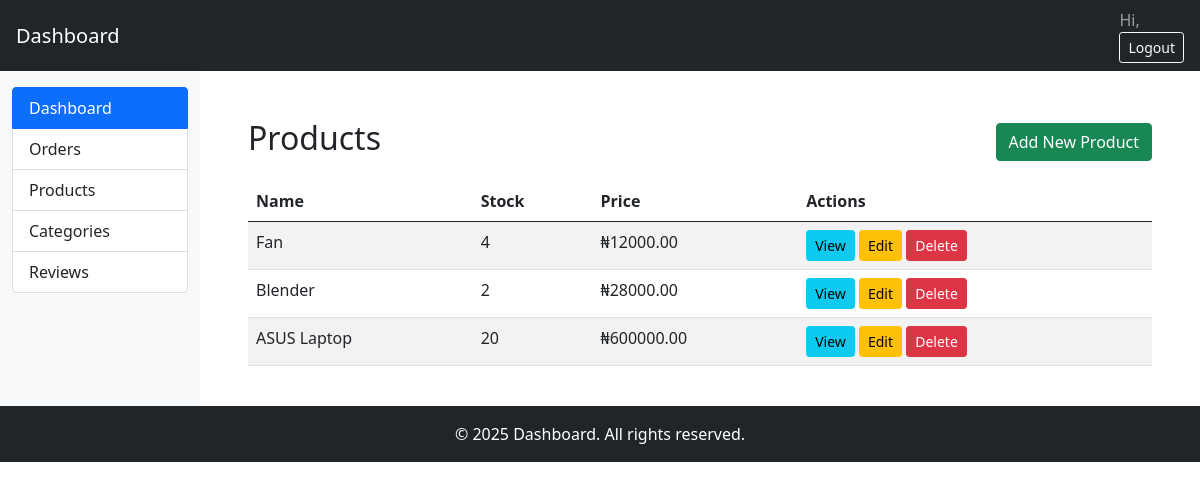
Before: /shop/products/ with the older database file.
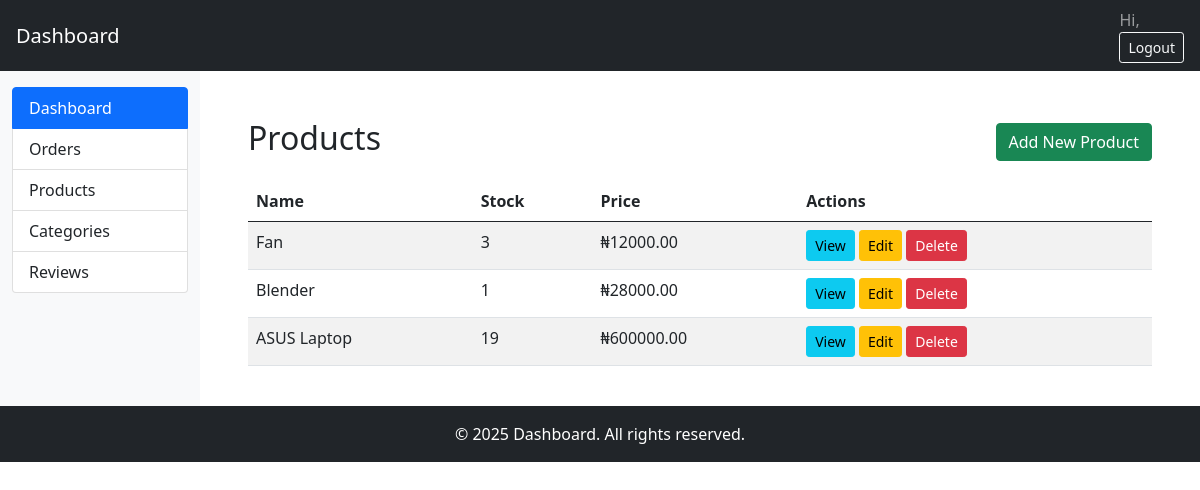
After: the same page with the newer database file.
### shop/models.py (models this page shows, shortened)
class Product(models.Model):
    product_name = models.CharField(max_length=50)
    price = models.DecimalField(max_digits=10, decimal_places=2)
    description = models.TextField()
    stock = models.IntegerField(default=1)
    category = models.ForeignKey(Category, on_delete=models.CASCADE)
    thumbnail = models.ImageField(upload_to='product_images/')
    user = models.ForeignKey(User, on_delete=models.CASCADE, related_name='user_product')

### shop/views.py (the view)
# urls.py: path('products/', ProductListView.as_view(), name='product_list'),
class ProductListView(ListView):
    model = Product
    template_name = 'shop/product/product_list.html'
    context_object_name = 'products'

### shop/templates/shop/product/product_list.html
{% extends 'dashboard.html' %}
{% block content %}
<div class="container mt-4">
  <div class="d-flex justify-content-between align-items-center mb-3">
    <h2>Products</h2>
    <a href="{% url 'shop:product_create' %}" class="btn btn-success">Add New Product</a>
  </div>
  <div class="table-responsive">
    <table class="table table-striped">
      <thead>
        <tr><th>Name</th><th>Stock</th><th>Price</th><th>Actions</th></tr>
      </thead>
      <tbody>
        {% for product in products %}
        <tr>
          <td>{{ product.product_name }}</td>
          <td>{{ product.stock }}</td>
          <td>₦{{ product.price }}</td>
          <td>
            <a href="{% url 'shop:product_detail' product.pk %}" class="btn btn-sm btn-info">View</a>
            <a href="{% url 'shop:product_update' product.pk %}" class="btn btn-sm btn-warning">Edit</a>
            <a href="{% url 'shop:product_delete' product.pk %}" class="btn btn-sm btn-danger">Delete</a>
          </td>
        </tr>
        {% empty %}
        <tr><td colspan="3" class="text-center">No products found.</td></tr>
        {% endfor %}
      </tbody>
    </table>
  </div>
</div>
{% endblock %}

Changed rows visible on the page:
changed Product "Fan": stock "4" → "3"
changed Product "Blender": stock "2" → "1"
changed Product "ASUS Laptop": stock "20" → "19"
